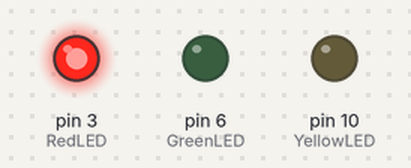
Recording of a sketch running on a simulated Arduino Uno, built with avr-gcc and run on an emulated ATmega328P. Parts: output pins drawn as LEDs (lit = HIGH).

Above: at 2.5 s.
At 6.2 s:
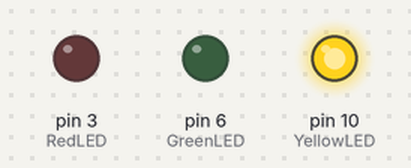
At 10.5 s:
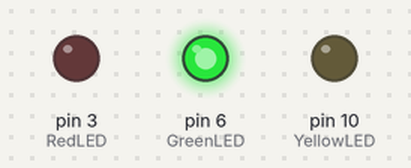
At 15.7 s:
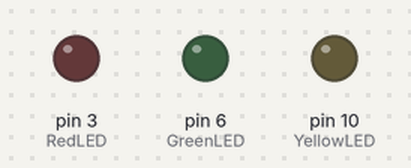
Timing chart, 0 to 20.8 s (numbered marks = the images above):
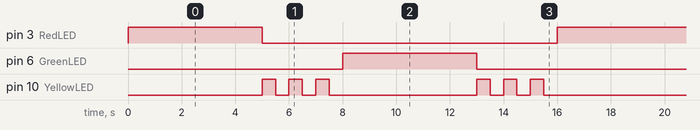

The sketch:

traffic_light.ino
```cpp
  int RedLED=3;
  int YellowLED=10;
  int GreenLED=6;

void setup() {

  pinMode (3,OUTPUT);
  pinMode (10,OUTPUT);
  pinMode (6,OUTPUT);
}

void loop() {
  digitalWrite (RedLED,HIGH);
  digitalWrite (YellowLED,LOW);
  digitalWrite (GreenLED,LOW);
  delay (5000);


  digitalWrite (RedLED,LOW);
  digitalWrite (YellowLED,HIGH);
  digitalWrite (GreenLED,LOW);
  delay (500);


  digitalWrite (RedLED,LOW);
  digitalWrite (YellowLED,LOW);
  digitalWrite (GreenLED,LOW);
  delay (500);

  digitalWrite (RedLED,LOW);
  digitalWrite (YellowLED,HIGH);
  digitalWrite (GreenLED,LOW);
  delay (500);

  digitalWrite (RedLED,LOW);
  digitalWrite (YellowLED,LOW);
  digitalWrite (GreenLED,LOW);
  delay (500);

   digitalWrite (RedLED,LOW);
  digitalWrite (YellowLED,HIGH);
  digitalWrite (GreenLED,LOW);
  delay (500);

 digitalWrite (RedLED,LOW);
  digitalWrite (YellowLED,LOW);
  digitalWrite (GreenLED,LOW);
  delay (500);

  digitalWrite (RedLED,LOW);
  digitalWrite (YellowLED,LOW);
  digitalWrite (GreenLED,HIGH);
  delay (5000);

  digitalWrite (RedLED,LOW);
  digitalWrite (YellowLED,HIGH);
  digitalWrite (GreenLED,LOW);
  delay (500);


  digitalWrite (RedLED,LOW);
  digitalWrite (YellowLED,LOW);
  digitalWrite (GreenLED,LOW);
  delay (500);

  digitalWrite (RedLED,LOW);
  digitalWrite (YellowLED,HIGH);
  digitalWrite (GreenLED,LOW);
  delay (500);

  digitalWrite (RedLED,LOW);
  digitalWrite (YellowLED,LOW);
  digitalWrite (GreenLED,LOW);
  delay (500);

  digitalWrite (RedLED,LOW);
  digitalWrite (YellowLED,HIGH);
  digitalWrite (GreenLED,LOW);
  delay (500);

  digitalWrite (RedLED,LOW);
  digitalWrite (YellowLED,LOW);
  digitalWrite (GreenLED,LOW);
  delay (500);


}
```

Measured:
- by itself, pin 3 (RedLED), pin 6 (GreenLED): alternates HIGH for 5.0 s and LOW for 11.0 s
- by itself, pin 10 (YellowLED): repeats every 8.0 s: 2 × (LOW 0.50 s, HIGH 0.50 s), LOW 5.5 s, HIGH 0.50 s
- by itself, everything shown: repeats every 16.0 s, in 14 steps
